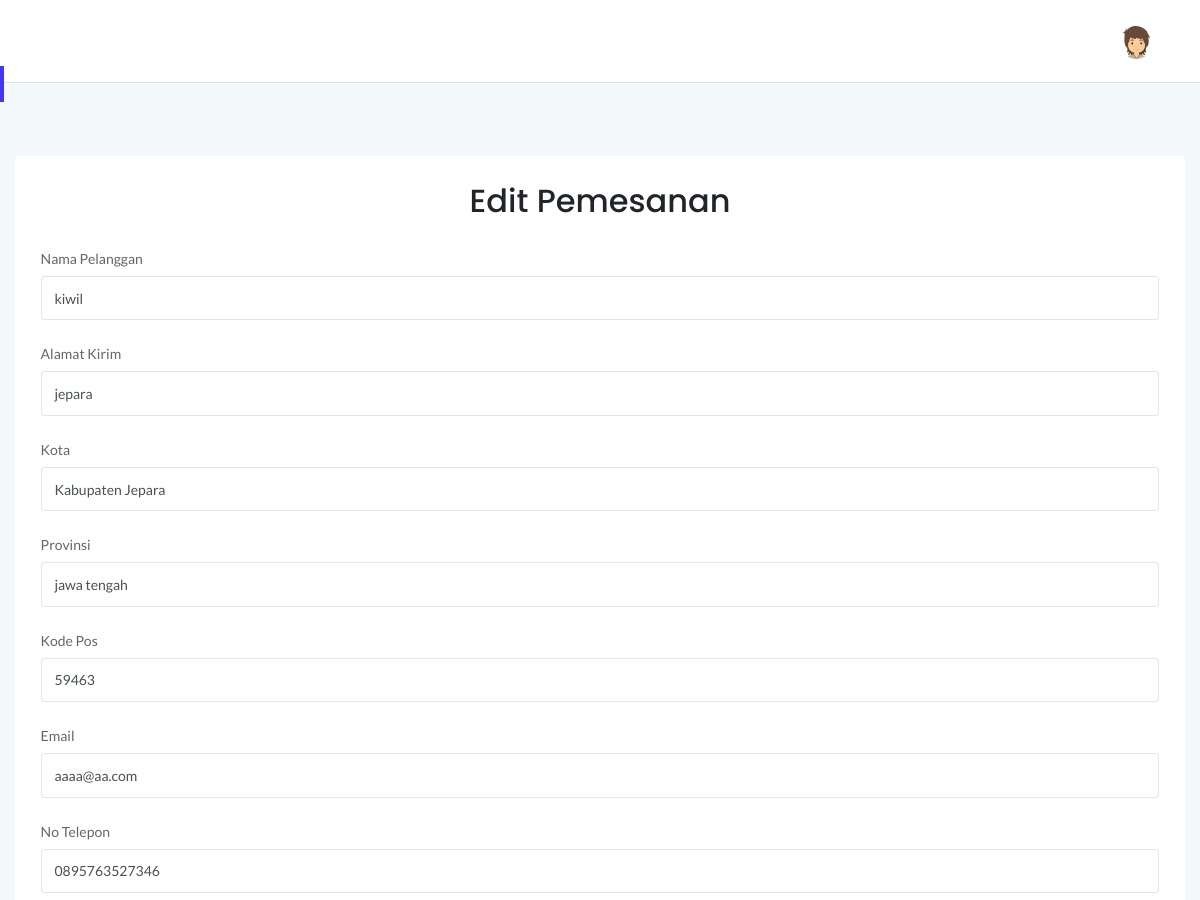
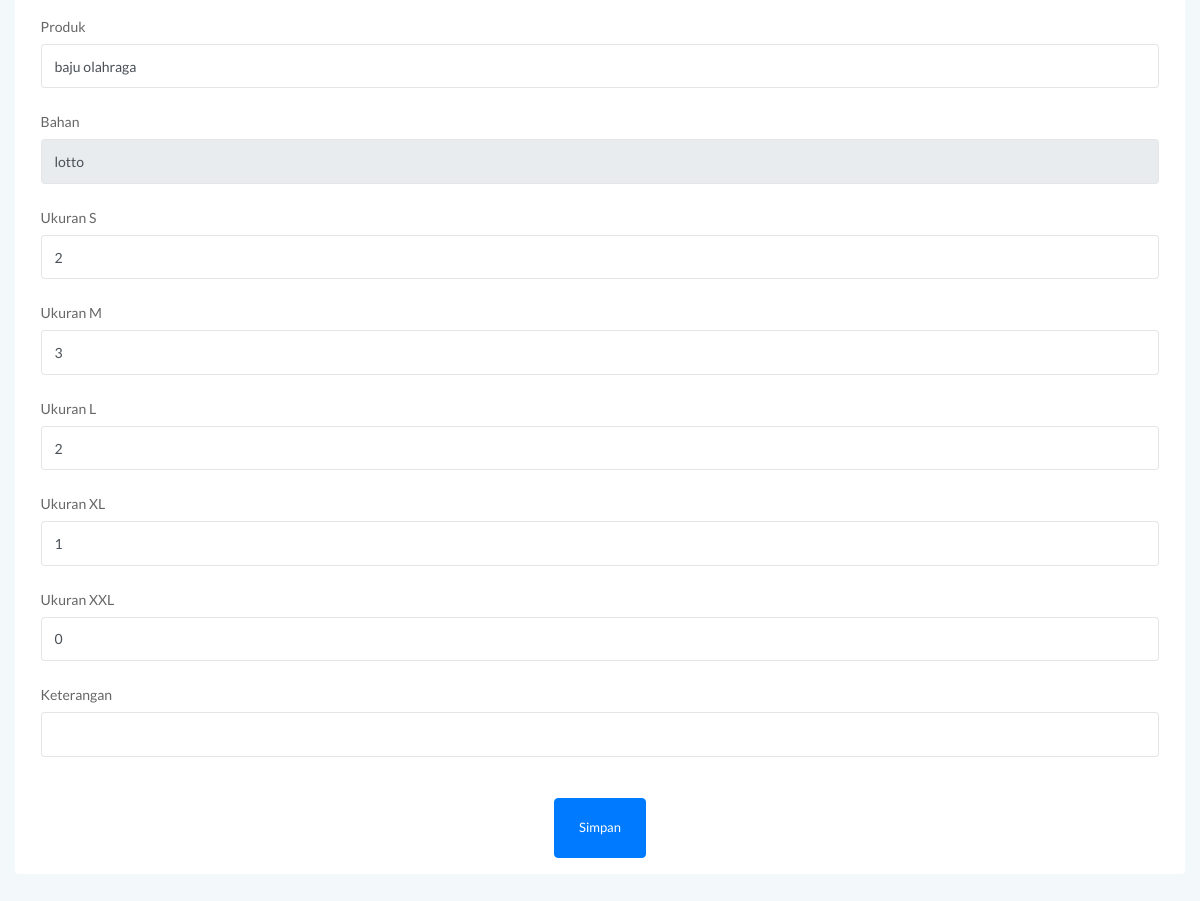
The app's page /admin/application/index.php?p=pemesanan/edit.php&id_pesan=75 (signed in) with its own data (2 pictures, top to bottom).
### tables this page shows
CREATE TABLE `pemesanan` (
  `id_pesan` int(11) NOT NULL,
  `id_user` int(11) NOT NULL,
  `id_produk` int(11) NOT NULL,
  `id_bahan` int(11) NOT NULL,
  `id_ukuran` varchar(32) NOT NULL,
  `nama` varchar(50) NOT NULL,
  `email` varchar(20) NOT NULL,
  `telp` varchar(15) NOT NULL,
  `alamat` varchar(50) NOT NULL,
  `kota` varchar(20) NOT NULL,
  `provinsi` varchar(20) NOT NULL,
  `kodepos` int(5) NOT NULL,
  `gambar` varchar(50) NOT NULL,
  `tgl_kirim` timestamp NOT NULL DEFAULT current_timestamp() ON UPDATE current_timestamp(),
  `tgl_selesai` timestamp NOT NULL DEFAULT '0000-00-00 00:00:00',
  `ket` text NOT NULL,
  `status` enum('sedang diproses','sedang dikirim','selesai','menunggu pembayaran') DEFAULT 'menunggu pembayaran',
  `gambar_dp` varchar(50) DEFAULT NULL,
  `gambar_lunas` varchar(50) DEFAULT NULL
);

CREATE TABLE `produk` (
  `id_produk` int(11) NOT NULL,
  `nama_produk` varchar(25) NOT NULL,
  `gambar_produk` text NOT NULL
);

CREATE TABLE `bahan` (
  `id_bahan` int(11) NOT NULL,
  `id_produk` int(11) NOT NULL,
  `nama_bahan` varchar(50) NOT NULL,
  `harga_bahan` int(13) NOT NULL
);

CREATE TABLE `ukuran` (
  `id_ukuran` varchar(32) NOT NULL,
  `small` int(10) NOT NULL,
  `medium` int(10) NOT NULL,
  `large` int(10) NOT NULL,
  `exlarge` int(10) NOT NULL,
  `exexlarge` int(10) NOT NULL
);

### admin/application/pemesanan/edit.php (the view, shortened to what this page needs)
<div class="col-lg-6 col-ml-12">
         <div class="row">
    <div class="col-12 mt-5">
    <div class="card">
<div class="card-body">
    <h2 align="center">Edit Pemesanan</h2>
    <br>
  <form action="index.php?p=pemesanan/proses_edit.php" method="post">
<?php
include '../koneksi.php';
$id_pesan = $_GET['id_pesan'];
$d = mysqli_query($db, "SELECT * FROM pemesanan JOIN produk ON pemesanan.id_produk=produk.id_produk JOIN bahan ON pemesanan.id_bahan=bahan.id_bahan JOIN ukuran ON pemesanan.id_ukuran=ukuran.id_ukuran WHERE pemesanan.id_pesan=$id_pesan");
while ($data = mysqli_fetch_array($d)) {
  ?>
            <div class="form-group">
                <label for="nama" class="col-form-label">Nama Pelanggan</label>
                     <input id="nama" type="text" class="form-control" name="nama" value="<?php echo $data['nama']; ?>">
                </div>
            <div class="form-group ">
                <label for="alamat" class="col-form-label">Alamat Kirim</label>
                    <input id="alamat" type="text" value="<?php echo $data['alamat']; ?>" name="alamat" class="form-control">
                </div>
                <div class="form-group ">
                <label for="kota" class="col-form-label">Kota</label>
                    <input id="kota" type="text" value="<?php echo $data['kota']; ?>" name="kota" class="form-control">
                </div>
                <div class="form-group ">
                <label for="provinsi" class="col-form-label">Provinsi</label>
                    <input id="provinsi" type="text" value="<?php echo $data['provinsi']; ?>" name="provinsi" class="form-control">
                </div>
                <div class="form-group ">
                <label for="kodepos" class="col-form-label">Kode Pos</label>
                    <input id="kodepos" type="text" value="<?php echo $data['kodepos']; ?>" name="kodepos" class="form-control">
                </div>
            <div class="form-group">
                <label for="email" class="col-form-label">Email</label>
                    <input id="email" type="email" value="<?php echo $data['email']; ?>" name="email" class="form-control">
                </div>
            <div class="form-group">
                <label for="telp" class="col-form-label">No Telepon</label>
                    <input id="telp" type="text" class="form-control" name="telp" value="<?php echo $data['telp']; ?>">
                </div>
            <div class="form-group">
                <label for="telp" class="col-form-label">Produk</label>
                    <input id="produk" type="text" class="form-control" name="nama_produk" value="<?php echo $data['nama_produk']; ?>">
                </div>
            <div class="form-group">
                <label for="telp" class="col-form-label">Bahan</label>
                    <input id="bahan" type="text" class="form-control" name="nama_bahan" readonly value="<?php echo $data['nama_bahan']; ?>">
                </div>
            <div class="form-group ">
             <label class="col-form-label">Ukuran S </label>
                  <input type="text" class="form-control" id="small" placeholder="Jumlah Ukuran S" required="required" data-validation-required-message="Please enter your sent order." name="small" value="<?php echo $data['small'] ?>" />
                </div>
                  <div class="form-group ">
             <label class="col-form-label">Ukuran M </label>
                  <input type="text" class="form-control" id="medium" placeholder="Jumlah Ukuran M" required="required" data-validation-required-message="Please enter your sent order." name="medium" value="<?php echo $data['medium'] ?>" />  </div>
            <div class="form-group">
              <label class="col-form-label">Ukuran L</label>
                  <input type="text" class="form-control" id="large" placeholder="Jumlah Ukuran L" required="required" data-validation-required-message="Please enter your sent order." name="large" value="<?php echo $data['large'] ?>" />
              </div>
            <div class="form-group">
               <label class="col-form-label">Ukuran XL</label>
                  <input type="text" class="form-control" id="exlarge" placeholder="Jumlah Ukuran XL" required="required" data-validation-required-message="Please enter your sent order." name="exlarge" value="<?php echo $data['exlarge'] ?>" />
                  </div>
                   <div class="form-group">
               <label class="col-form-label">Ukuran XXL</label>
                  <input type="text" class="form-control" id="exexlarge" placeholder="Jumlah Ukuran XXL"required="required" data-validation-required-message="Please enter your sent order." name="exexlarge" value="<?php echo $data['exexlarge'] ?>" />
              </div>
                <?php
                $id_pesan = $_GET['id_pesan'];
                $d = mysqli_query($db, "UPDATE * FROM user JOIN pemesanan ON pemesanan.id_user=user.id_user JOIN bahan ON pemesanan.id_bahan=bahan.id_bahan JOIN ukuran ON pemesanan.id_ukuran=ukuran.id_ukuran WHERE pemesanan.id_pesan=$id_pesan");
                while ($data = mysqli_fetch_array($d)) {
                    $gambar=explode(" ", $data[gambar]);
                    $hitung= count($gambar);
                    for ($i=0; $i < $hitung-1 ; $i++) {?>
                    <img src="../../gambar/<?php echo $gambar[$i]; ?>" width="200">
                    <?php }
                    ?>
                    <?php }
                    ?>
            <div class="form-group ">
                <label for="ket" class="col-form-label">Keterangan</label>
                    <input id="ket" type="text" class="form-control" name="ket" value="<?php echo $data['ket']; ?>"/  >
                </div>
                </div>
                  <div class="form-group ">
                    <center><button type="submit" class="btn btn-primary btn-xl" id="sendMessageButton" value="simpan" name="simpan"  align="center">Simpan</button></center>
                  </div>
                  <?php
                     }
                  ?>
            </div>
        </div>
      </div>
    </div>
  </div>
 </body>
 </html>

### admin/assets/css/typography.css (style rules this page uses)
body { font-size: 14px; font-family: 'Lato', sans-serif; }
h1, h2, h3, h4, h5, h6 { margin: 0; font-family: 'Poppins', sans-serif; }
button { cursor: pointer; outline: none!important; letter-spacing: 0; }

### admin/assets/css/default-css.css (style rules this page uses)
* { margin: 0; padding: 0; box-sizing: border-box; }
*, *:before, *:after { -moz-box-sizing: border-box; -webkit-box-sizing: border-box; box-sizing: border-box; }
html { -webkit-font-smoothing: antialiased; }
body { background: #fff; font-weight: normal; -webkit-font-smoothing: antialiased; -webkit-text-size-adjust: 100%; }
:root { --primary-color: #4336FB; }

### admin/assets/css/styles.css (style rules this page uses)
.card { border: none; border-radius: 4px; background-color: #fff; -webkit-transition: all 0.3s ease 0s; transition: all 0.3s ease 0s; }
.card-body { padding: 25.6px; padding: 1.6rem; }
.btn { padding: 11px 17px; font-size: 13px; letter-spacing: 0; }
.btn-xl { padding: 19px 24px; }
.form-control, .form-control:focus { outline: none; box-shadow: none; }
.form-control { font-size: 14px; border: 1px solid rgba(170, 170, 170, .3); padding: 10.72px 12.8px; padding: .67rem .8rem; }
label { font-weight: 500; color: #666; display: inline-block; margin-bottom: 8px; margin-bottom: .5rem; }

### admin/assets/css/responsive.css (style rules this page uses)
@media screen and (min-width: 1200px) and (max-width: 1440px) { .col-ml-12 { -webkit-box-flex: 0; -ms-flex: 0 0 100%; flex: 0 0 100%; max-width: 100%; } }

### records on screen
pemesanan: nama "kiwil", alamat "jepara", kota "Kabupaten Jepara", provinsi "jawa tengah", kodepos "59463", email "aaaa@aa.com", telp "0895763527346", nama_produk "baju olahraga", nama_bahan "lotto", small "2", medium "3", large "2", exlarge "1", exexlarge "0"
